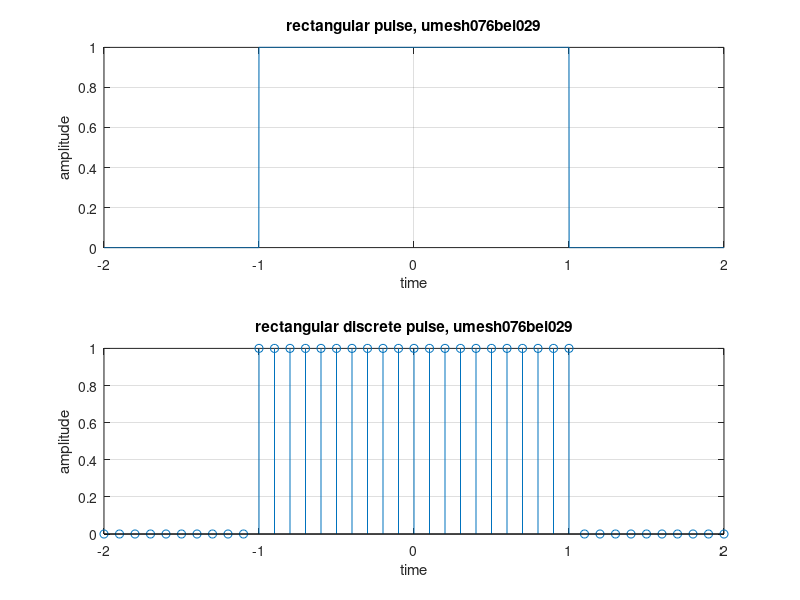

Write MATLAB code to recreate this figure.
%continuous n discrete rectangular signal 
clc; close all; clear all;
i=1;
for t=-2:0.001:2
   if (abs(t)>1)
      x(i)=0;
   else
       x(i)=1;
   end;
   i=i+1;
end;
t= -2:0.001:2;
subplot(2,1,1)
plot(t,x)
grid on;
xlabel('time'); ylabel('amplitude');
title('rectangular pulse, umesh076bei029')
clear all;

i=1;
for t=-2:0.1:2
   if (abs(t)>1)
      x(i)=0,
   else
       x(i)=1;
   end;
   i=i+1;
end;
t= -2:0.1:2;
subplot(2,1,2)

stem(t,x)
grid on;
xlabel('time'); ylabel('amplitude');
title('rectangular discrete pulse, umesh076bei029')
clear all;